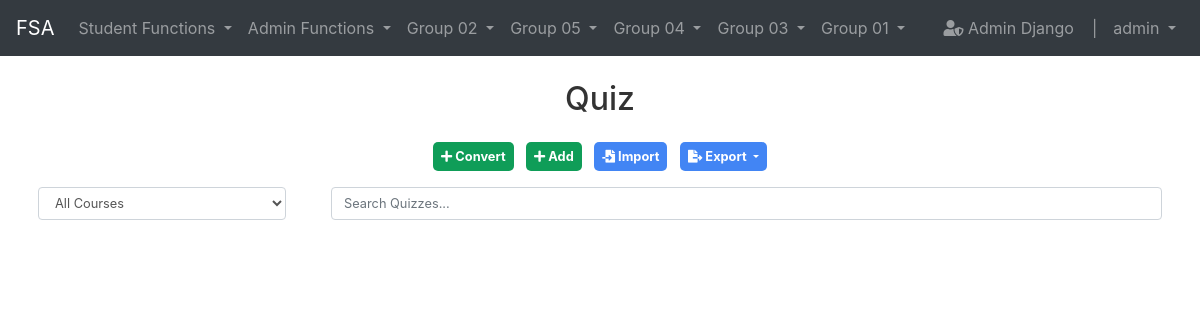
/quiz/ (signed in), run on the app's committed database.
### module_group/models.py (models this page shows, shortened)
class ModuleGroup(models.Model):
    group_name = models.CharField(max_length=255)

### user/models.py (models this page shows)
class User(AbstractUser):
    date_joined = models.DateTimeField(auto_now_add=True)
    training_programs = models.ManyToManyField(TrainingProgram)
    modules = models.ManyToManyField(Module, related_name='assigned_users', blank=True)
    groups = models.ManyToManyField(
        Group,
        blank=True,
        help_text='The groups this user belongs to.',
        verbose_name='groups',
        related_name='custom_user_groups',
    )
    user_permissions = models.ManyToManyField(
        Permission,
        blank=True,
        help_text='Specific permissions for this user.',
        verbose_name='user permissions',
        related_name='custom_user_permissions',
    )

### quiz/views.py (the view)
# urls.py: path('', views.quiz_list, name='quiz_list'),
def quiz_list(request):
    module_groups = ModuleGroup.objects.all()
    quizzes = Quiz.objects.select_related('course').annotate(question_count=Count('questions')).all().order_by('-created_at')
    courses = Course.objects.all()
    selected_course = request.GET.get('course', '')
    if selected_course:
        quizzes = quizzes.filter(course__id=selected_course)
    invited_count = 50
    assessed_count = 50
    qualified_count = 30  # Hoặc lấy từ cơ sở dữ liệu nếu cần
    qualifying_percentage = (qualified_count / invited_count) * 100 if invited_count > 0 else 0
    qualifying_percentage = f"{int(qualifying_percentage)}"
    context = {
        'module_groups': module_groups,
        'quizzes': quizzes,
        'courses': courses,
        'selected_course': selected_course,
        'invited_count': invited_count,
        'assessed_count': assessed_count,
        'qualified_count': qualified_count,
        'qualifying_percentage': qualifying_percentage,
    }
    return render(request, 'quiz_list.html', context)

### quiz/templates/quiz_list.html (shortened to what this page needs)
{% extends "base.html" %}
{% load static %}
{% block content %}
<head>
    <link rel="stylesheet" href="https://stackpath.bootstrapcdn.com/bootstrap/4.5.2/css/bootstrap.min.css">
    <link rel="stylesheet" type="text/css" href="{% static 'styles.css' %}">
</head>
<div class="container mt-4 ">
    <h1 class="mb-4">Quiz</h1>
    <div class="text-center mb-4">
        <div class="d-inline">
            <a href="{% url 'quiz:excel_to_json_view' %}" class="btn btn-blue-green mr-2">
                <i class="fas fa-plus"></i> Convert
            </a>
            <a href="{% url 'quiz:quiz_add' %}" class="btn btn-blue-green mr-2" title="Add New Quiz">
                <i class="fas fa-plus"></i> Add
            </a>
            <a href="#" class="btn btn-blue mr-2" data-toggle="modal" data-target="#importModal">
                <i class="fas fa-file-import"></i> Import
            </a>
            <div class="dropdown d-inline">
                <button class="btn btn-blue dropdown-toggle" type="button" id="exportDropdown" data-toggle="dropdown" aria-haspopup="true" aria-expanded="false">
                    <i class="fas fa-file-export"></i> Export
                </button>
            </div>
        </div>
        <form method="GET" action="{% url 'quiz:quiz_list' %}" class="form-inline justify-content-center mt-3">
            <div class="form-group select-group mx-2">
                <select class="form-control" id="courseSelect" name="course" onchange="this.form.submit()">
                    <option value="">All Courses</option>
                </select>
            </div>
            <div class="form-group search-group mx-2">
                <input type="text" class="form-control" placeholder="Search Quizzes..." id="searchInput" onkeyup="searchQuizzes()">
            </div>
        </form>
    </div>
</div>
{% endblock %}

### main/templates/base.html (shortened to what this page needs)
<!DOCTYPE html>
<html lang="en">
<head>
    <link rel="stylesheet" href="https://maxcdn.bootstrapcdn.com/bootstrap/4.5.2/css/bootstrap.min.css">
    <link rel="stylesheet" href="https://cdnjs.cloudflare.com/ajax/libs/font-awesome/5.15.4/css/all.min.css">
</head>
<body>
    <nav class="navbar navbar-expand-lg navbar-dark bg-dark">
        <a class="navbar-brand" href="{% url 'main:home' %}">FSA</a>
        <div class="collapse navbar-collapse">
            <ul class="navbar-nav mr-auto">
                {% if user.is_authenticated and user.is_superuser %}
                {% for group in module_groups %}
                    <li class="nav-item dropdown">
                        <a class="nav-link dropdown-toggle" href="#" id="{{ group.id }}" role="button" data-toggle="dropdown" aria-haspopup="true" aria-expanded="false">
                            {{ group.group_name }}
                        </a>
                    </li>
                {% endfor %}
            </ul>
                {% endif %}
                {% if request.user.is_authenticated %}
            <ul class="navbar-nav ml-auto">
                <li class="nav-item">
                    <a class="nav-link" href="{% url 'admin:index' %}" target="_blank">
                        <i class="fas fa-user-shield"></i> Admin Django &nbsp;&nbsp;&nbsp;|
                    </a>
                </li>
                <li class="nav-item dropdown">
                    <a class="nav-link dropdown-toggle" href="#" id="navbarDropdown" role="button" data-toggle="dropdown" aria-haspopup="true" aria-expanded="false">
                        {{ request.user.get_full_name|default:request.user.username }}
                    </a>
                </li>
                {% else %}
                <li class="nav-item"><a class="nav-link" href="{% url 'main:register_email' %}">Register</a></li>
                <li class="nav-item"><a class="nav-link" href="{% url 'main:login' %}">Login</a></li>
                {% endif %}
            </ul>
        </div>
    </nav>
    <div class="container-fluid mt-4">
        {% block content %}{% endblock %}
    </div>
</body>
</html>

### quiz/static/styles.css (style rules this page uses)
.btn { border-radius: 5px; padding: 10px 15px; font-size: 0.9em; font-weight: bold; }
.btn-blue { background-color: #86c6fb; color: black; }
.btn-blue-green { background-color: #66cccc; color: black; }
h1 { color: #333; font-size: 2rem; text-align: center; }

### data on the page
ModuleGroup: group_name "Student Functions"
ModuleGroup: group_name "Admin Functions"
ModuleGroup: group_name "Group 02"
ModuleGroup: group_name "Group 05"
ModuleGroup: group_name "Group 04"
ModuleGroup: group_name "Group 03"
ModuleGroup: group_name "Group 01"
User: user.get_full_name "admin"
